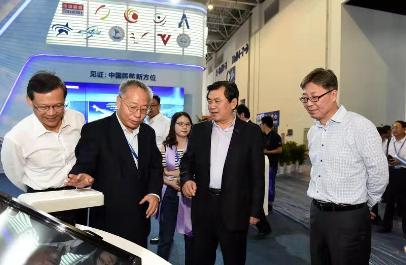
#> input picture data/testaero.jpg, 406 x 265 px
$ python Face-Detection.py
#> lines starting #> are read from the running program, lines starting #| are printed output that depends on the picture; after the words box and inside, x2 and y2 are one past the last pixel; in counts of white or black regions, pixels touching at a corner belong together

# coding: utf-8

# # Face Detection In Python Using OpenCV

# ## OpenCV

# OpenCV is an open source computer vision and machine learning software library. It is a BSD-licence product thus free for both business and academic purposes.The Library provides more than 2500 algorithms that include machine learning tools for classification and clustering, image processing and vision algorithm, basic algorithms and drawing functions, GUI and I/O functions for images and videos. Some applications of these algorithms include face detection, object recognition, extracting 3D models, image processing, camera calibration, motion analysis etc.
#
# OpenCV is written natively in C/C++. It has C++, C, Python and Java interfaces and supports Windows, Linux, Mac OS, iOS, and Android. OpenCV was designed for computational efficiency and targeted for real-time applications. Written in optimized C/C++, the library can take advantage of multi-core processing.

# ## Face Detection

# Face detection has gained a lot of attention due to its real-time applications. A lot of research has been done and still going on for improved and fast implementation of the face detection algorithm. Why is face detection difficult for a machine? Face detection is not as easy as it seems due to lots of variations of image appearance, such as pose variation (front, non-front), occlusion, image orientation, illumination changes and facial expression.

# `OpenCV` contains many pre-trained classifiers for face, eyes, smile etc. The XML files of pre-trained classifiers are stored in `opencv/data/`. For face detection specifically, there are two pre-trained classifiers:
#
# 1. Haar Cascade Classifier
# 2. LBP Cascade Classifier
#
#
# We will explore both face detectors in this tutorial.

# ### Haar Cascade Classifier

# It is a machine learning based approach where a cascade function is trained from a lot of positive (images with face) and negative images (images without face). The algorithm is proposed by Paul Viola and Michael Jones.
#
# The algorithm has four stages:
#
# 1. **Haar Feature Selection:** Haar features are calculated in the subsections of the input image. The difference between the sum of pixel intensities of adjacent rectangular regions is calculated to differentiate the subsections of the image. A large number of haar-like features are required for getting facial features.
# 2. **Creating an Integral Image:** Too much computation will be done when operations are performed on all pixels, so an integral image is used that reduce the computation to only four pixels. This makes the algorithm quite fast.
# 3. **Adaboost:** All the computed features are not relevant for the classification purpose. `Adaboost` is used to classify the relevant features.
# 4. **Cascading Classifiers:** Now we can use the relevant features to classify a face from a non-face but algorithm provides another improvement using the concept of `cascades of classifiers`. Every region of the image is not a facial region so it is not useful to apply all the features on all the regions of the image. Instead of using all the features at a time, group the features into different stages of the classifier.Apply each stage one-by-one to find a facial region. If on any stage the classifier fails, that region will be discarded from further iterations. Only the facial region will pass all the stages of the classifier.

# ### LBP Cascade Classifier

# LBP is a texture descriptor and face is composed of micro texture patterns. So LBP features are extracted to form a feature vector to classify a face from a non-face. Following are the basic steps of LBP Cascade classifier algorithm:
#
# 1. **LBP Labelling:** A label as a string of binary numbers is assigned to each pixel of an image.
# 2. **Feature Vector:** Image is divided into sub-regions and for each sub-region, a histogram of labels is constructed. Then, a feature vector is formed by concatenating the sub-regions histograms into a large histogram.
# 3. **AdaBoost Learning:** Strong classifier is constructed using gentle AdaBoost to remove redundant information from feature vector.
# 4. **Cascade of Classifier:** The cascades of classifiers are formed from the features obtained by the gentle AdaBoost algorithm. Sub-regions of the image is evaluated starting from simpler classifier to strong classifier. If on any stage classifier fails, that region will be discarded from further iterations. Only the facial region will pass all the stages of the classifier.

# ### Comparison between Haar and LBP Cascade Classifier

# A short comparison of `haar cascade classifier` and `LBP cascade classifier` is given below :

# <TABLE  BORDER="1">
#
#    <TR>
#       <TH>Algorithm</TH>
#       <TH>Advantages</TH>
#       <TH>Disadvantages</TH>
#    </TR>
#    <TR>
#       <TD>Haar </TD>
#       <TD>
#       <ol>
#         <li>High detection accuracy</li>
#         <li>Low false positive rate</li>
#       </ol>
#       </TD>
#       <TD>
#       <ol>
#         <li>Computationally complex and slow</li>
#         <li>Longer training time</li>
#         <li>Less accurate on black faces</li>
#         <li>Limitations in difficult lightening conditions</li>
#         <li>Less robust to occlusion</li>
#       </ol>
#       </TD>
#    </TR>
#    <TR>
#       <TD>LBP</TD>
#       <TD>
#       <ol>
#         <li>Computationally simple and fast</li>
#         <li>Shorter training time</li>
#         <li>Robust to local illumination changes</li>
#         <li>Robust to occlusion</li>
#       </ol>
#       </TD>
#       <TD>
#       <ol>
#         <li>Less accurate</li>
#         <li>High false positive rate</li>
#       </ol>
#       </TD>
#    </TR>
# </TABLE>

# Each OpenCV face detection classifier has its own pros and cons but the major differences are in accuracy and speed. So in a use case where more accurate detections are required, `Haar` classifier is more suitable like in security systems, while `LBP` classifier is faster than Haar classifier and due to its fast speed, it is more preferable in applications where speed is important like in mobile applications or embedded systems.

# ## Coding Face Detection Using OpenCV

# ### Dependencies

# 1. [OpenCV](http://opencv.org/releases.html) should be installed.
# 2. [Python v3](https://www.python.org/downloads/) should be installed.
# 3. (Optional) [Matplotlib](https://matplotlib.org/) should be installed if you want to see organized results like I have shown in this tutorial. But it is completely optional.
#
# **Note:** If you don't want to install `matplotlib` then replace its code with OpenCV code.
#
# For example, instead of
#
# ```
# plt.imshow(gray_img, cmap='gray')
# ```
#
# you can use
#
# ```
# cv2.imshow('Test Imag', gray_img)
# cv2.waitKey(0)
# cv2.destroyAllWindows()
# ```

# * **`cv2.waitKey()`** is a keyboard binding function. Its argument is the time in milliseconds. The function waits for specified milliseconds for any keyboard event. If you press any key in that time, the program continues. If 0 is passed, it waits indefinitely for a key stroke. It can also be set to detect specific key strokes like, if key a is pressed etc.
# * **`cv2.destroyAllWindows()`** simply destroys all the windows we created.

# ### Importing Required Liberaries

# Following libraries must be import first to run the codes

# In[1]:

#import required libraries
import numpy as np
import cv2
import matplotlib.pyplot as plt
import time


# When you load an image using OpenCV it loads that image into BGR color space by default. To show the colored image using `matplotlib` we have to convert it to RGB space. Following is a helper function to do exactly that.

# In[2]:

def convertToRGB(img):
    return cv2.cvtColor(img, cv2.COLOR_BGR2RGB)


# ### Code - Haar Cascade Classifier

# XML training files for Haar cascade are stored in `opencv/data/haarcascades/` folder.
#
# First we need to load the required XML classifier. Then load our input image in grayscale mode. Many operations in OpenCV **are done in grayscale**.

# In[3]:

#load cascade classifier training file for haarcascade
haar_face_cascade = cv2.CascadeClassifier('data/haarcascade_frontalface_alt.xml')

#load test iamge
test1 = cv2.imread('data/testaero.jpg')
#> test1 is the input picture: shape (265, 406, 3); mean B, G, R 119.4, 119.7, 122.2

#convert the test image to gray image as opencv face detector expects gray images
gray_img = cv2.cvtColor(test1, cv2.COLOR_BGR2GRAY)
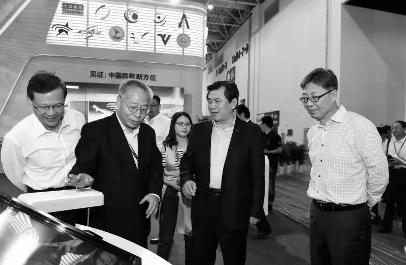
#> gray_img: shape (265, 406); min 0, max 255, mean 120.4

#display the gray image using OpenCV
cv2.imshow('Test Imag', gray_img)
cv2.waitKey(0)
cv2.destroyAllWindows()

#or if you have matplotlib installed then
plt.imshow(gray_img, cmap='gray')
print('plt.imshow error ?')

# Now we find the faces in the image with **`detectMultiScale`**. If faces are found, this function returns the positions of detected faces as Rect(x,y,w,h).

# In[4]:

#let's detect multiscale (some images may be closer to camera than others) images
faces = haar_face_cascade.detectMultiScale(gray_img, scaleFactor=1.1, minNeighbors=5);
#> faces = [[201, 91, 26, 26], [173, 116, 22, 22]]

#print the number of faces found
print('Jungle Faces found: ', len(faces))
#| Jungle Faces found:  2


# Next, let's loop over the list of faces (rectangles) it returned and draw those rectangles using built in OpenCV **`rectangle`** function on our original colored image to see if it detected the right faces.

# In[5]:

#go over list of faces and draw them as rectangles on original colored img
for (x, y, w, h) in faces:
    cv2.rectangle(test1, (x, y), (x+w, y+h), (0, 255, 0), 2)
#> this loop made 2 passes
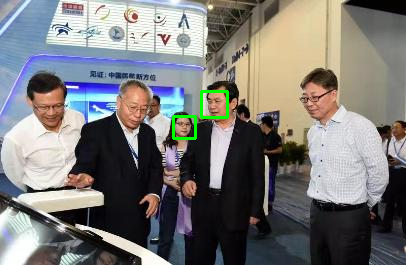
#> test1: shape (265, 406, 3); 0.53% of pixels changed, all inside (x1, y1, x2, y2) = (172, 90, 229, 140)


# Display the original image to see rectangles drawn and verify that detected faces are really faces and not false positives.

# In[6]:

#conver image to RGB and show image
plt.imshow(convertToRGB(test1))
print('plt.imshow error ?', len(faces))
#| plt.imshow error ? 2

#convert the test image to gray image as opencv face detector expects gray images
gray_img = cv2.cvtColor(test1, cv2.COLOR_BGR2GRAY)
#display the gray image using OpenCV
cv2.imshow('Test Imag', gray_img)
cv2.waitKey(0)
cv2.destroyAllWindows()

# cant dispaly rgb ?
# rgb_img = cv2.cvtColor(test1,cv2.COLOR_GRAY2RGB)
# cv2.imshow('Test Imag', rgb_img)
# cv2.waitKey(0)
# cv2.destroyAllWindows()

# ### Grouping Code into a Function

# It would be easy and reusable if we grouped this code into a function so let's make a function out of this code.

# In[7]:

def detect_faces(f_cascade, colored_img, scaleFactor = 1.1):
#> called with scaleFactor = 1.1
    img_copy = np.copy(colored_img)
    #convert the test image to gray image as opencv face detector expects gray images
    gray = cv2.cvtColor(img_copy, cv2.COLOR_BGR2GRAY)

    #let's detect multiscale (some images may be closer to camera than others) images
    faces = f_cascade.detectMultiScale(gray, scaleFactor=scaleFactor, minNeighbors=5);
#> faces = [[201, 91, 26, 26], [173, 116, 22, 22]]

    #go over list of faces and draw them as rectangles on original colored img
    for (x, y, w, h) in faces:
        cv2.rectangle(img_copy, (x, y), (x+w, y+h), (0, 255, 0), 2)

    return img_copy


# Now let's try this function on another test image.

# In[8]:

#load another image
test2 = cv2.imread('data/testaero.jpg')

#call our function to detect faces
faces_detected_img = detect_faces(haar_face_cascade, test2)

#conver image to RGB and show image
plt.imshow(convertToRGB(faces_detected_img))


# ### `detectMultiScale` Parameter Details

# This function detects the faces in a given test image and following are details of its options.
#
# * **`detectMultiScale`:** A general function that detects objects. Since we are calling it on the face cascade, that’s what it detects. The first option is the grayscale image.
#
# * **`scaleFactor`:** Since some faces may be closer to the camera, they would appear bigger than those faces in the back. The scale factor compensates for this.
#
# * **`minNeighbors`:** The detection algorithm uses a moving window to detect objects. This parameter defines how many objects are detected near the current one before it declares the face found.
#
# There are other parameters as well and you can review the full details of this function [here](http://docs.opencv.org/2.4.13.2/modules/objdetect/doc/cascade_classification.html#cv2.CascadeClassifier.detectMultiScale). These parameters need to be tuned according to your data.
#
# For example let's try our `Haar` face detector on another test image.

# In[9]:

#load another image
test2 = cv2.imread('data/test4.jpg')

#call our function to detect faces
faces_detected_img = detect_faces(haar_face_cascade, test2)
#> (the run stopped early here; a loop or call above may not have finished)
